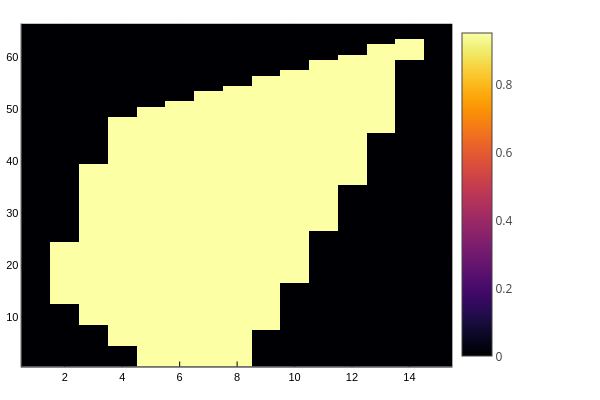

The notebook cell this image was saved under:
### Code cell
heatmap(target_q_mat')

### Figure 1 — Plotly figure (JSON) as saved in the notebook; plotly's stock layout.template omitted (floating-point values rounded to 4 significant figures; data arrays with more than 128 entries replaced by an {"elided": "..."} marker saying what was removed)
{"data": [{"colorbar": {"len": 0.9525, "title": "", "x": 0.7541, "y": 0.5139}, "colorscale": {"elided": "256x2 mixed values"}, "name": "y1", "showlegend": false, "showscale": true, "type": "heatmap", "x": [0.5, 1.5, 2.5, 3.5, 4.5, 5.5, 6.5, 7.5, 8.5, 9.5, 10.5, 11.5, 12.5, 13.5, 14.5, 15.5], "xaxis": "x", "y": [0.5, 1.5, 2.5, 3.5, 4.5, 5.5, 6.5, 7.5, 8.5, 9.5, 10.5, 11.5, 12.5, 13.5, 14.5, 15.5, 16.5, 17.5, 18.5, 19.5, 20.5, 21.5, 22.5, 23.5, 24.5, 25.5, 26.5, 27.5, 28.5, 29.5, 30.5, 31.5, 32.5, 33.5, 34.5, 35.5, 36.5, 37.5, 38.5, 39.5, 40.5, 41.5, 42.5, 43.5, 44.5, 45.5, 46.5, 47.5, 48.5, 49.5, 50.5, 51.5, 52.5, 53.5, 54.5, 55.5, 56.5, 57.5, 58.5, 59.5, 60.5, 61.5, 62.5, 63.5, 64.5, 65.5, 66.5], "yaxis": "y", "z": {"elided": "66x15 float values"}, "zmax": 0.95, "zmin": 0}], "layout": {"annotations": [], "height": 400, "legend": {"bgcolor": "rgba(255, 255, 255, 1.000)", "bordercolor": "rgba(0, 0, 0, 1.000)", "borderwidth": 1, "font": {"color": "rgba(0, 0, 0, 1.000)", "family": "sans-serif", "size": 11}, "title": {"font": {"color": "rgba(0, 0, 0, 1.000)", "family": "sans-serif", "size": 15}, "text": ""}, "tracegroupgap": 0, "traceorder": "normal", "x": 1, "xanchor": "auto", "y": 1, "yanchor": "auto"}, "margin": {"b": 20, "l": 0, "r": 0, "t": 20}, "paper_bgcolor": "rgba(255, 255, 255, 1.000)", "plot_bgcolor": "rgba(255, 255, 255, 1.000)", "showlegend": true, "width": 600, "xaxis": {"anchor": "y", "domain": [0.03619, 0.7541], "gridcolor": "rgba(0, 0, 0, 0.100)", "gridwidth": 0.5, "linecolor": "rgba(0, 0, 0, 1.000)", "mirror": false, "range": [0.5, 15.5], "showgrid": true, "showline": true, "showticklabels": true, "tickangle": 0, "tickcolor": "rgb(0, 0, 0)", "tickfont": {"color": "rgba(0, 0, 0, 1.000)", "family": "sans-serif", "size": 11}, "tickmode": "array", "ticks": "inside", "ticktext": ["2", "4", "6", "8", "10", "12", "14"], "tickvals": [2, 4, 6, 8, 10, 12, 14], "title": "", "titlefont": {"color": "rgba(0, 0, 0, 1.000)", "family": "sans-serif", "size": 15}, "type": "-", "visible": true, "zeroline": false, "zerolinecolor": "rgba(0, 0, 0, 1.000)"}, "yaxis": {"anchor": "x", "domain": [0.03762, 0.9902], "gridcolor": "rgba(0, 0, 0, 0.100)", "gridwidth": 0.5, "linecolor": "rgba(0, 0, 0, 1.000)", "mirror": false, "range": [0.5, 66.5], "showgrid": true, "showline": true, "showticklabels": true, "tickangle": 0, "tickcolor": "rgb(0, 0, 0)", "tickfont": {"color": "rgba(0, 0, 0, 1.000)", "family": "sans-serif", "size": 11}, "tickmode": "array", "ticks": "inside", "ticktext": ["10", "20", "30", "40", "50", "60"], "tickvals": [10, 20, 30, 40, 50, 60], "title": "", "titlefont": {"color": "rgba(0, 0, 0, 1.000)", "family": "sans-serif", "size": 15}, "type": "-", "visible": true, "zeroline": false, "zerolinecolor": "rgba(0, 0, 0, 1.000)"}}}
